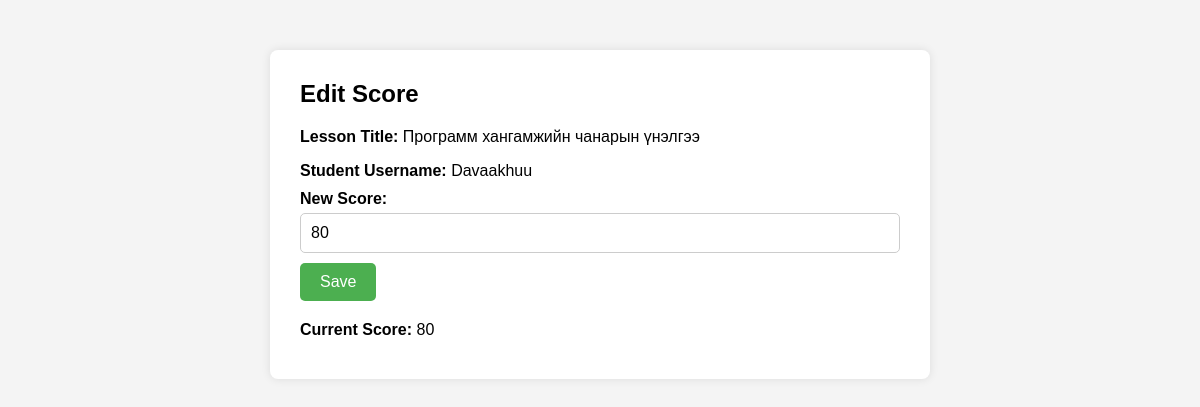
The page /teacher/editscore?userid=2&lessonid=2 on the database its author committed.
### lab3app/models.py (models this page shows, shortened)
class Study(models.Model):
    user = models.ForeignKey(Users, on_delete=models.CASCADE)
    lesson = models.ForeignKey(Lesson, on_delete=models.CASCADE)
    score = models.IntegerField()

class Lesson(models.Model):
    title = models.CharField(max_length=200)
    teacher = models.ForeignKey(Users, on_delete=models.CASCADE)

class Users(models.Model):
    username = models.CharField(max_length=100)
    password = models.TextField()
    role = models.ForeignKey(Role, on_delete=models.SET_NULL, null=True)

### lab3app/views.py (the view)
# urls.py: path('teacher/editscore', views.editscore, name="editscore")
def editscore(request):
        if request.method == "POST":
             lessonid = request.POST.get('lessonid')
             studyid = request.POST.get('studyid')
             score = request.POST.get('score')
             study = Study.objects.get(id = studyid)
             study.score = int(score)
             study.save()
             return redirect(f'http://127.0.0.1:8000/teacher/lesson?lessonid={lessonid}')
        else:
            lessonid = request.GET.get('lessonid')
            userid = request.GET.get('userid')
            study = Study.objects.get(id = userid)
            context = {
                    "study":study,}
            return render(request, "teacher/editscore.html", context)

### templates/teacher/editscore.html (shortened to what this page needs)
<!DOCTYPE html>
<html lang="en">
<head>
</head>
<body>
    <div class="container">
        <h1>Edit Score</h1>
        <p><strong>Lesson Title:</strong> {{ study.lesson.title }}</p>
        <p><strong>Student Username:</strong> {{ study.user.username }}</p>
        <form method="POST">
            <label for="score">New Score:</label>
            <input type="number" id="score" name="score" value="{{ study.score }}" min="0" max="100" step="0.1">
            <button type="submit">Save</button>
        </form>
        <p><strong>Current Score:</strong> {{ study.score }}</p>
    </div>
</body>
</html>

### templates/teacher/editscore.html (style rules this page uses)
body { font-family: Arial, sans-serif; background-color: #f4f4f4; margin: 0; padding: 0; box-sizing: border-box; }
.container { max-width: 600px; margin: 50px auto; background-color: #fff; padding: 30px; border-radius: 8px; box-shadow: 0 0 10px rgba(0, 0, 0, 0.1); }
h1 { font-size: 24px; margin-top: 0; margin-bottom: 20px; }
form { margin-bottom: 20px; }
label { font-weight: bold; display: block; margin-bottom: 5px; }
input[type="number"] { width: 100%; padding: 10px; border: 1px solid #ccc; border-radius: 5px; box-sizing: border-box; margin-bottom: 10px; font-size: 16px; }
button[type="submit"] { background-color: #4CAF50; color: white; padding: 10px 20px; border: none; border-radius: 5px; cursor: pointer; font-size: 16px; }
p { margin-bottom: 10px; }
strong { font-weight: bold; }

### rows shown on the page
Study: lesson "Программ хангамжийн чанарын үнэлгээ", user.username "Davaakhuu", score "80"
